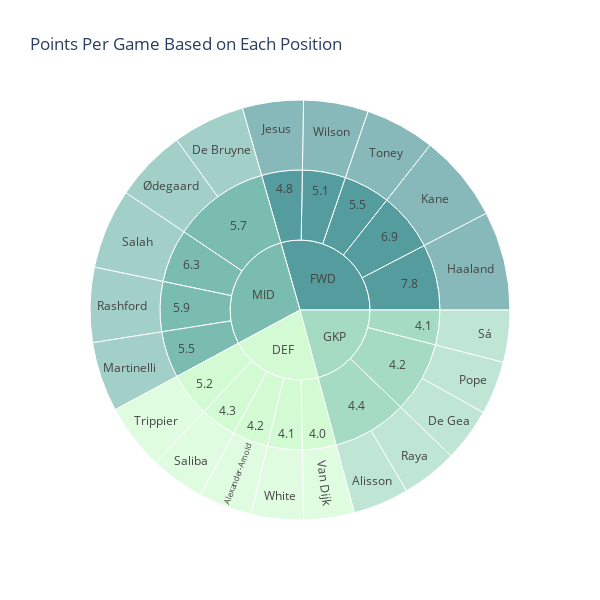

Notebook cell for this chart:
### Code cell
def top_5_ppg_pos(group):
    return group.sort_values("points_per_game", ascending=False).head(5)
pos_ppg = min_20_starts.groupby("position", group_keys=False).apply(top_5_ppg_pos)
pos_ppg.reset_index(drop=True, inplace=True)
fig = px.sunburst(pos_ppg, path=["position", "points_per_game", "web_name"],
            values="points_per_game",
            color="position", color_discrete_sequence=px.colors.sequential.Darkmint,
            hover_data = {'cost', 'team', 'total_points'},
           title="Points Per Game Based on Each Position")
fig.update_layout(width=600, height = 600)
fig.show()

### Figure 1 — Plotly figure (JSON) as saved in the notebook; plotly's stock layout.template omitted (floating-point values rounded to 4 significant figures; data arrays with more than 128 entries replaced by an {"elided": "..."} marker saying what was removed)
{"data": [{"branchvalues": "total", "customdata": {"elided": "41x4 mixed values"}, "domain": {"x": [0, 1], "y": [0, 1]}, "hovertemplate": "labels=%{label}<br>points_per_game=%{value}<br>parent=%{parent}<br>id=%{id}<br>team=%{customdata[0]}<br>total_points=%{customdata[1]}<br>cost=%{customdata[2]}<br>position=%{customdata[3]}<extra></extra>", "ids": ["DEF/4.2/Alexander-Arnold", "GKP/4.4/Alisson", "MID/5.7/De Bruyne", "GKP/4.2/De Gea", "FWD/7.8/Haaland", "GKP/4.2/Pope", "MID/5.5/Martinelli", "MID/5.9/Rashford", "FWD/4.8/Jesus", "FWD/6.9/Kane", "GKP/4.4/Raya", "MID/6.3/Salah", "DEF/4.3/Saliba", "GKP/4.1/Sá", "FWD/5.5/Toney", "FWD/5.1/Wilson", "DEF/5.2/Trippier", "DEF/4.0/Van Dijk", "DEF/4.1/White", "MID/5.7/Ødegaard", "DEF/4.0", "DEF/4.1", "GKP/4.1", "DEF/4.2", "GKP/4.2", "DEF/4.3", "GKP/4.4", "FWD/4.8", "FWD/5.1", "DEF/5.2", "FWD/5.5", "MID/5.5", "MID/5.7", "MID/5.9", "MID/6.3", "FWD/6.9", "FWD/7.8", "DEF", "FWD", "GKP", "MID"], "labels": ["Alexander-Arnold", "Alisson", "De Bruyne", "De Gea", "Haaland", "Pope", "Martinelli", "Rashford", "Jesus", "Kane", "Raya", "Salah", "Saliba", "Sá", "Toney", "Wilson", "Trippier", "Van Dijk", "White", "Ødegaard", "4.0", "4.1", "4.1", "4.2", "4.2", "4.3", "4.4", "4.8", "5.1", "5.2", "5.5", "5.5", "5.7", "5.9", "6.3", "6.9", "7.8", "DEF", "FWD", "GKP", "MID"], "marker": {"colors": ["rgb(210, 251, 212)", "rgb(165, 219, 194)", "rgb(123, 188, 176)", "rgb(165, 219, 194)", "rgb(85, 156, 158)", "rgb(165, 219, 194)", "rgb(123, 188, 176)", "rgb(123, 188, 176)", "rgb(85, 156, 158)", "rgb(85, 156, 158)", "rgb(165, 219, 194)", "rgb(123, 188, 176)", "rgb(210, 251, 212)", "rgb(165, 219, 194)", "rgb(85, 156, 158)", "rgb(85, 156, 158)", "rgb(210, 251, 212)", "rgb(210, 251, 212)", "rgb(210, 251, 212)", "rgb(123, 188, 176)", "rgb(210, 251, 212)", "rgb(210, 251, 212)", "rgb(165, 219, 194)", "rgb(210, 251, 212)", "rgb(165, 219, 194)", "rgb(210, 251, 212)", "rgb(165, 219, 194)", "rgb(85, 156, 158)", "rgb(85, 156, 158)", "rgb(210, 251, 212)", "rgb(85, 156, 158)", "rgb(123, 188, 176)", "rgb(123, 188, 176)", "rgb(123, 188, 176)", "rgb(123, 188, 176)", "rgb(85, 156, 158)", "rgb(85, 156, 158)", "rgb(210, 251, 212)", "rgb(85, 156, 158)", "rgb(165, 219, 194)", "rgb(123, 188, 176)"]}, "name": "", "parents": ["DEF/4.2", "GKP/4.4", "MID/5.7", "GKP/4.2", "FWD/7.8", "GKP/4.2", "MID/5.5", "MID/5.9", "FWD/4.8", "FWD/6.9", "GKP/4.4", "MID/6.3", "DEF/4.3", "GKP/4.1", "FWD/5.5", "FWD/5.1", "DEF/5.2", "DEF/4.0", "DEF/4.1", "MID/5.7", "DEF", "DEF", "GKP", "DEF", "GKP", "DEF", "GKP", "FWD", "FWD", "DEF", "FWD", "MID", "MID", "MID", "MID", "FWD", "FWD", "", "", "", ""], "type": "sunburst", "values": [4.2, 4.4, 5.7, 4.2, 7.8, 4.2, 5.5, 5.9, 4.8, 6.9, 4.4, 6.3, 4.3, 4.1, 5.5, 5.1, 5.2, 4, 4.1, 5.7, 4, 4.1, 4.1, 4.2, 8.4, 4.3, 8.8, 4.8, 5.1, 5.2, 5.5, 5.5, 11.4, 5.9, 6.3, 6.9, 7.8, 21.8, 30.1, 21.3, 29.1]}], "layout": {"height": 600, "legend": {"tracegroupgap": 0}, "sunburstcolorway": ["rgb(210, 251, 212)", "rgb(165, 219, 194)", "rgb(123, 188, 176)", "rgb(85, 156, 158)", "rgb(58, 124, 137)", "rgb(35, 93, 114)", "rgb(18, 63, 90)"], "title": {"text": "Points Per Game Based on Each Position"}, "width": 600}}
